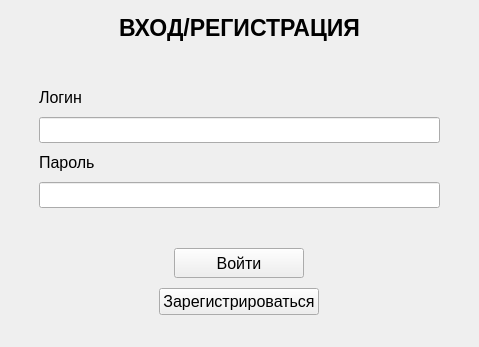
<?xml version="1.0" encoding="UTF-8"?>
<ui version="4.0">
 <class>MainWindow</class>
 <widget class="QMainWindow" name="MainWindow">
  <property name="enabled">
   <bool>true</bool>
  </property>
  <property name="geometry">
   <rect>
    <x>0</x>
    <y>0</y>
    <width>479</width>
    <height>347</height>
   </rect>
  </property>
  <property name="sizePolicy">
   <sizepolicy hsizetype="Preferred" vsizetype="Minimum">
    <horstretch>0</horstretch>
    <verstretch>0</verstretch>
   </sizepolicy>
  </property>
  <property name="minimumSize">
   <size>
    <width>0</width>
    <height>0</height>
   </size>
  </property>
  <property name="maximumSize">
   <size>
    <width>16777215</width>
    <height>16777215</height>
   </size>
  </property>
  <property name="cursor">
   <cursorShape>ArrowCursor</cursorShape>
  </property>
  <property name="windowTitle">
   <string>MainWindow</string>
  </property>
  <widget class="QWidget" name="centralwidget">
   <property name="sizePolicy">
    <sizepolicy hsizetype="Preferred" vsizetype="Preferred">
     <horstretch>0</horstretch>
     <verstretch>0</verstretch>
    </sizepolicy>
   </property>
   <property name="minimumSize">
    <size>
     <width>0</width>
     <height>330</height>
    </size>
   </property>
   <property name="maximumSize">
    <size>
     <width>16777215</width>
     <height>330</height>
    </size>
   </property>
   <layout class="QVBoxLayout" name="verticalLayout_2">
    <item>
     <layout class="QVBoxLayout" name="verticalLayout">
      <property name="spacing">
       <number>5</number>
      </property>
      <property name="sizeConstraint">
       <enum>QLayout::SizeConstraint::SetFixedSize</enum>
      </property>
      <property name="leftMargin">
       <number>0</number>
      </property>
      <property name="topMargin">
       <number>0</number>
      </property>
      <property name="rightMargin">
       <number>0</number>
      </property>
      <property name="bottomMargin">
       <number>0</number>
      </property>
      <item alignment="Qt::AlignmentFlag::AlignHCenter|Qt::AlignmentFlag::AlignVCenter">
       <widget class="QLabel" name="label">
        <property name="font">
         <font>
          <pointsize>17</pointsize>
          <bold>true</bold>
         </font>
        </property>
        <property name="text">
         <string>ВХОД/РЕГИСТРАЦИЯ</string>
        </property>
       </widget>
      </item>
      <item>
       <widget class="QWidget" name="widget" native="true">
        <property name="sizePolicy">
         <sizepolicy hsizetype="Expanding" vsizetype="Fixed">
          <horstretch>0</horstretch>
          <verstretch>0</verstretch>
         </sizepolicy>
        </property>
        <property name="minimumSize">
         <size>
          <width>0</width>
          <height>20</height>
         </size>
        </property>
        <property name="maximumSize">
         <size>
          <width>16777215</width>
          <height>20</height>
         </size>
        </property>
       </widget>
      </item>
      <item>
       <layout class="QFormLayout" name="formLayout">
        <property name="sizeConstraint">
         <enum>QLayout::SizeConstraint::SetDefaultConstraint</enum>
        </property>
        <property name="fieldGrowthPolicy">
         <enum>QFormLayout::FieldGrowthPolicy::AllNonFixedFieldsGrow</enum>
        </property>
        <property name="rowWrapPolicy">
         <enum>QFormLayout::RowWrapPolicy::WrapAllRows</enum>
        </property>
        <property name="labelAlignment">
         <set>Qt::AlignmentFlag::AlignLeading|Qt::AlignmentFlag::AlignLeft|Qt::AlignmentFlag::AlignVCenter</set>
        </property>
        <property name="formAlignment">
         <set>Qt::AlignmentFlag::AlignCenter</set>
        </property>
        <property name="horizontalSpacing">
         <number>10</number>
        </property>
        <property name="verticalSpacing">
         <number>10</number>
        </property>
        <property name="leftMargin">
         <number>30</number>
        </property>
        <property name="topMargin">
         <number>10</number>
        </property>
        <property name="rightMargin">
         <number>30</number>
        </property>
        <property name="bottomMargin">
         <number>10</number>
        </property>
        <item row="0" column="0">
         <widget class="QLabel" name="label_name">
          <property name="font">
           <font>
            <pointsize>12</pointsize>
           </font>
          </property>
          <property name="text">
           <string>Логин</string>
          </property>
         </widget>
        </item>
        <item row="0" column="1">
         <widget class="QLineEdit" name="line_edit_login">
          <property name="font">
           <font>
            <pointsize>11</pointsize>
           </font>
          </property>
         </widget>
        </item>
        <item row="1" column="0">
         <widget class="QLabel" name="label_password">
          <property name="font">
           <font>
            <pointsize>12</pointsize>
           </font>
          </property>
          <property name="text">
           <string>Пароль</string>
          </property>
         </widget>
        </item>
        <item row="1" column="1">
         <widget class="QLineEdit" name="line_edit_password">
          <property name="font">
           <font>
            <pointsize>11</pointsize>
           </font>
          </property>
          <property name="echoMode">
           <enum>QLineEdit::EchoMode::Password</enum>
          </property>
         </widget>
        </item>
       </layout>
      </item>
      <item>
       <widget class="QWidget" name="widget_2" native="true">
        <property name="sizePolicy">
         <sizepolicy hsizetype="Expanding" vsizetype="Fixed">
          <horstretch>0</horstretch>
          <verstretch>0</verstretch>
         </sizepolicy>
        </property>
        <property name="minimumSize">
         <size>
          <width>0</width>
          <height>20</height>
         </size>
        </property>
        <property name="maximumSize">
         <size>
          <width>16777215</width>
          <height>20</height>
         </size>
        </property>
       </widget>
      </item>
      <item alignment="Qt::AlignmentFlag::AlignHCenter">
       <widget class="QPushButton" name="enter_button">
        <property name="minimumSize">
         <size>
          <width>130</width>
          <height>30</height>
         </size>
        </property>
        <property name="font">
         <font>
          <pointsize>12</pointsize>
          <bold>false</bold>
          <strikeout>false</strikeout>
         </font>
        </property>
        <property name="cursor">
         <cursorShape>PointingHandCursor</cursorShape>
        </property>
        <property name="text">
         <string>Войти</string>
        </property>
       </widget>
      </item>
      <item alignment="Qt::AlignmentFlag::AlignHCenter|Qt::AlignmentFlag::AlignVCenter">
       <widget class="QPushButton" name="pushButton">
        <property name="font">
         <font>
          <pointsize>12</pointsize>
         </font>
        </property>
        <property name="cursor">
         <cursorShape>PointingHandCursor</cursorShape>
        </property>
        <property name="text">
         <string>Зарегистрироваться</string>
        </property>
       </widget>
      </item>
     </layout>
    </item>
   </layout>
  </widget>
 </widget>
 <resources/>
 <connections/>
</ui>
